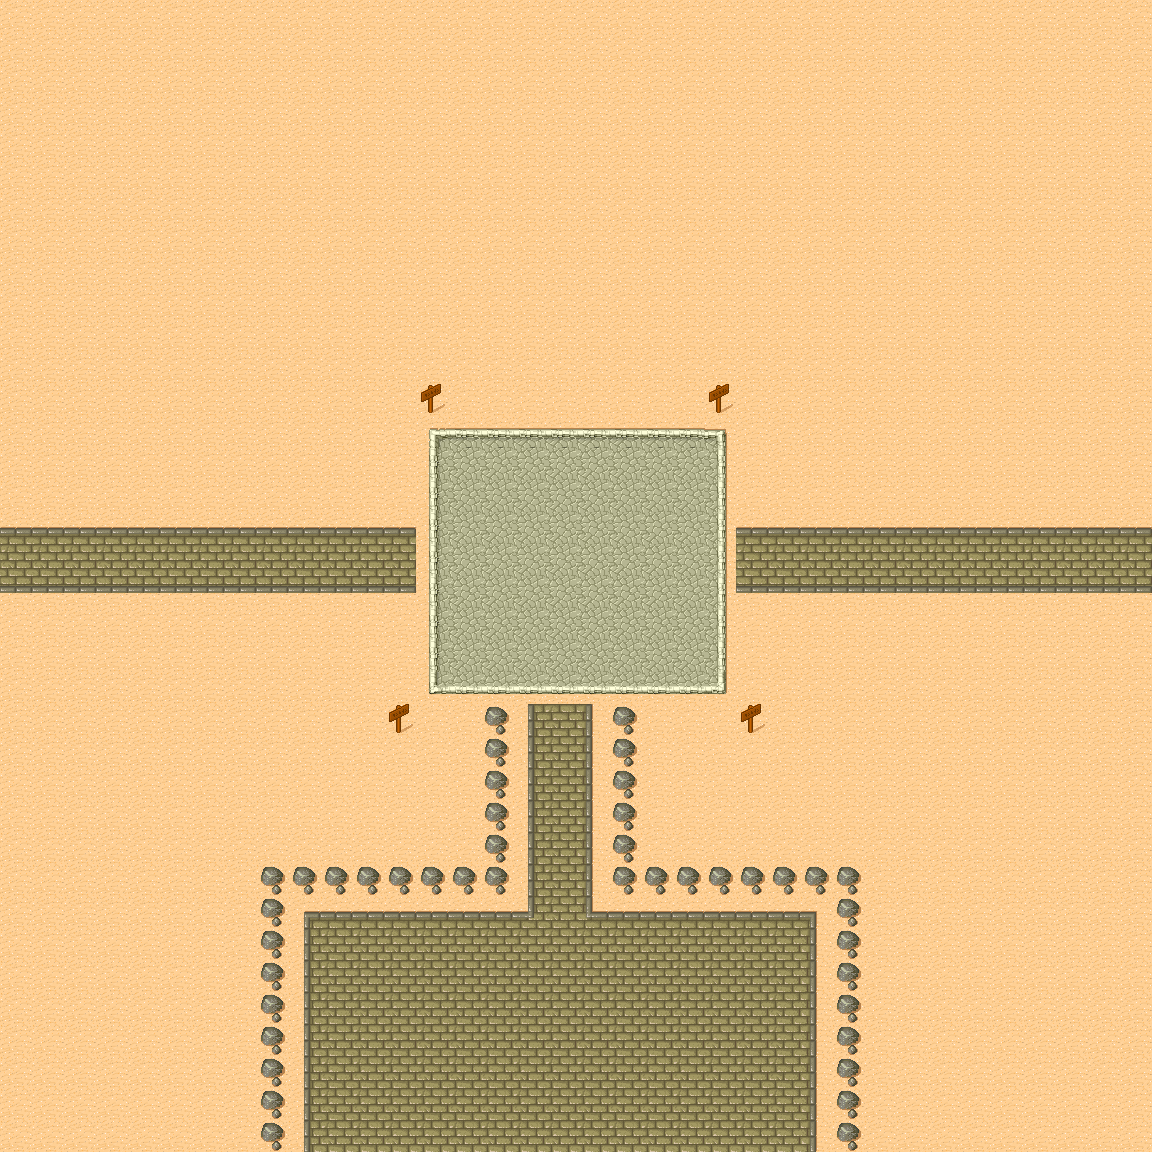

Tiled map render using the project's own tile images. Description and the map definition, with tile-layer contents summarised, below:
An orthogonal 36x36 tile map with 32x32 px tiles, 2 tile layers (Ground, rock) and 82 objects.

<map version="1.0" orientation="orthogonal" renderorder="right-down" width="36" height="36" tilewidth="32" tileheight="32" nextobjectid="89">
 <tileset firstgid="1" name="tmw_desert_spacing" tilewidth="32" tileheight="32" spacing="1" margin="1" tilecount="48" columns="8">
  <image source="tmw_desert_spacing.png" width="265" height="199" />
 </tileset>
 <layer name="Ground" width="36" height="36">
  <data>[1296 cells, 1296 non-empty, 20 distinct tile ids]</data>
 </layer>
 <objectgroup name="grass">
  <object id="1" gid="48" x="0" y="512" width="32" height="32" />
  <object id="3" gid="48" x="32" y="512" width="32" height="32" />
  <object id="4" gid="48" x="64" y="512" width="32" height="32" />
  <object id="5" gid="48" x="97" y="511" width="32" height="32" />
  <object id="6" gid="48" x="128" y="512" width="32" height="32" />
  <object id="7" gid="48" x="161" y="512" width="32" height="32" />
  <object id="8" gid="48" x="192" y="512" width="32" height="32" />
  <object id="9" gid="48" x="224" y="512" width="32" height="32" />
  <object id="10" gid="48" x="256" y="512" width="32" height="32" />
  <object id="11" gid="48" x="288" y="512" width="32" height="32" />
  <object id="12" gid="48" x="320" y="512" width="32" height="32" />
  <object id="13" gid="48" x="352" y="512" width="32" height="32" />
  <object id="14" gid="48" x="384" y="512" width="32" height="32" />
  <object id="15" gid="48" x="2" y="638" width="32" height="32" />
  <object id="16" gid="2147483696" x="160" y="510" width="32" height="32" />
  <object id="19" x="14" y="482" width="7" height="3" />
  <object id="22" gid="48" x="31" y="639" width="32" height="32" />
  <object id="23" gid="48" x="65" y="640" width="32" height="32" />
  <object id="24" gid="48" x="97" y="640" width="32" height="32" />
  <object id="25" gid="48" x="128" y="640" width="32" height="32" />
  <object id="26" gid="48" x="160" y="640" width="32" height="32" />
  <object id="27" gid="48" x="192" y="640" width="32" height="32" />
  <object id="28" gid="48" x="223" y="641" width="32" height="32" />
  <object id="29" gid="48" x="255" y="642" width="32" height="32" />
  <object id="30" gid="48" x="288" y="639" width="32" height="32" />
  <object id="31" gid="48" x="318" y="640" width="32" height="32" />
  <object id="32" gid="48" x="352" y="640" width="32" height="32" />
  <object id="33" gid="48" x="385" y="642" width="32" height="32" />
  <object id="34" gid="47" x="738" y="512" width="32" height="32" />
  <object id="35" gid="47" x="769" y="514" width="32" height="32" />
  <object id="36" gid="47" x="801" y="512" width="32" height="32" />
  <object id="37" gid="47" x="831" y="513" width="32" height="32" />
  <object id="38" gid="47" x="865" y="513" width="32" height="32" />
  <object id="39" gid="47" x="898" y="514" width="32" height="32" />
  <object id="40" gid="47" x="928" y="511" width="32" height="32" />
  <object id="41" gid="47" x="961" y="513" width="32" height="32" />
  <object id="42" gid="47" x="994" y="512" width="32" height="32" />
  <object id="43" gid="47" x="1026" y="514" width="32" height="32" />
  <object id="44" gid="47" x="1057" y="512" width="32" height="32" />
  <object id="45" gid="47" x="1088" y="513" width="32" height="32" />
  <object id="46" gid="47" x="738" y="640" width="32" height="32" />
  <object id="47" gid="47" x="769" y="640" width="32" height="32" />
  <object id="48" gid="47" x="802" y="641" width="32" height="32" />
  <object id="49" gid="47" x="833" y="641" width="32" height="32" />
  <object id="50" gid="47" x="867" y="642" width="32" height="32" />
  <object id="51" gid="47" x="897" y="639" width="32" height="32" />
  <object id="52" gid="47" x="929" y="639" width="32" height="32" />
  <object id="53" gid="47" x="960" y="641" width="32" height="32" />
  <object id="54" gid="47" x="992" y="642" width="32" height="32" />
  <object id="55" gid="47" x="1024" y="639" width="32" height="32" />
  <object id="56" gid="47" x="1055" y="640" width="32" height="32" />
  <object id="58" gid="40" x="480" y="256" width="32" height="32" />
  <object id="59" gid="40" x="448" y="223" width="32" height="32" />
  <object id="60" gid="40" x="413" y="191" width="32" height="32" />
  <object id="61" gid="40" x="383" y="162" width="32" height="32" />
  <object id="62" gid="40" x="420" y="122" width="32" height="32" />
  <object id="63" gid="40" x="450" y="94" width="32" height="32" />
  <object id="64" gid="40" x="490" y="122" width="32" height="32" />
  <object id="65" gid="40" x="537" y="97" width="32" height="32" />
  <object id="66" gid="40" x="571" y="60" width="32" height="32" />
  <object id="67" gid="40" x="664" y="102" width="32" height="32" />
  <object id="68" gid="40" x="605" y="84" width="32" height="32" />
  <object id="69" gid="40" x="729" y="49" width="32" height="32" />
  <object id="70" gid="40" x="735" y="110" width="32" height="32" />
  <object id="71" gid="40" x="815" y="148" width="32" height="32" />
  <object id="72" gid="40" x="727" y="176" width="32" height="32" />
  <object id="73" gid="40" x="715" y="222" width="32" height="32" />
  <object id="74" gid="40" x="669" y="246" width="32" height="32" />
  <object id="75" gid="40" x="640" y="288" width="32" height="32" />
  <object id="76" gid="40" x="748" y="293" width="32" height="32" />
  <object id="77" gid="40" x="747" y="253" width="32" height="32" />
  <object id="78" gid="40" x="706" y="269" width="32" height="32" />
  <object id="79" gid="40" x="680" y="200" width="32" height="32" />
  <object id="80" gid="40" x="702" y="139" width="32" height="32" />
  <object id="81" gid="40" x="692" y="72" width="32" height="32" />
  <object id="82" gid="40" x="642" y="58" width="32" height="32" />
  <object id="83" gid="40" x="647" y="173" width="32" height="32" />
  <object id="84" gid="40" x="624" y="219" width="32" height="32" />
  <object id="85" gid="40" x="527" y="281" width="32" height="32" />
  <object id="86" gid="40" x="577" y="286" width="32" height="32" />
  <object id="87" gid="40" x="549" y="240" width="32" height="32" />
  <object id="88" gid="40" x="499" y="198" width="32" height="32" />
 </objectgroup>
 <layer name="rock" width="36" height="36">
  <properties>
   <property name="collisionType" value="rock" />
  </properties>
  <data>[1296 cells, 42 non-empty, 1 distinct tile ids]</data>
 </layer>
</map>
